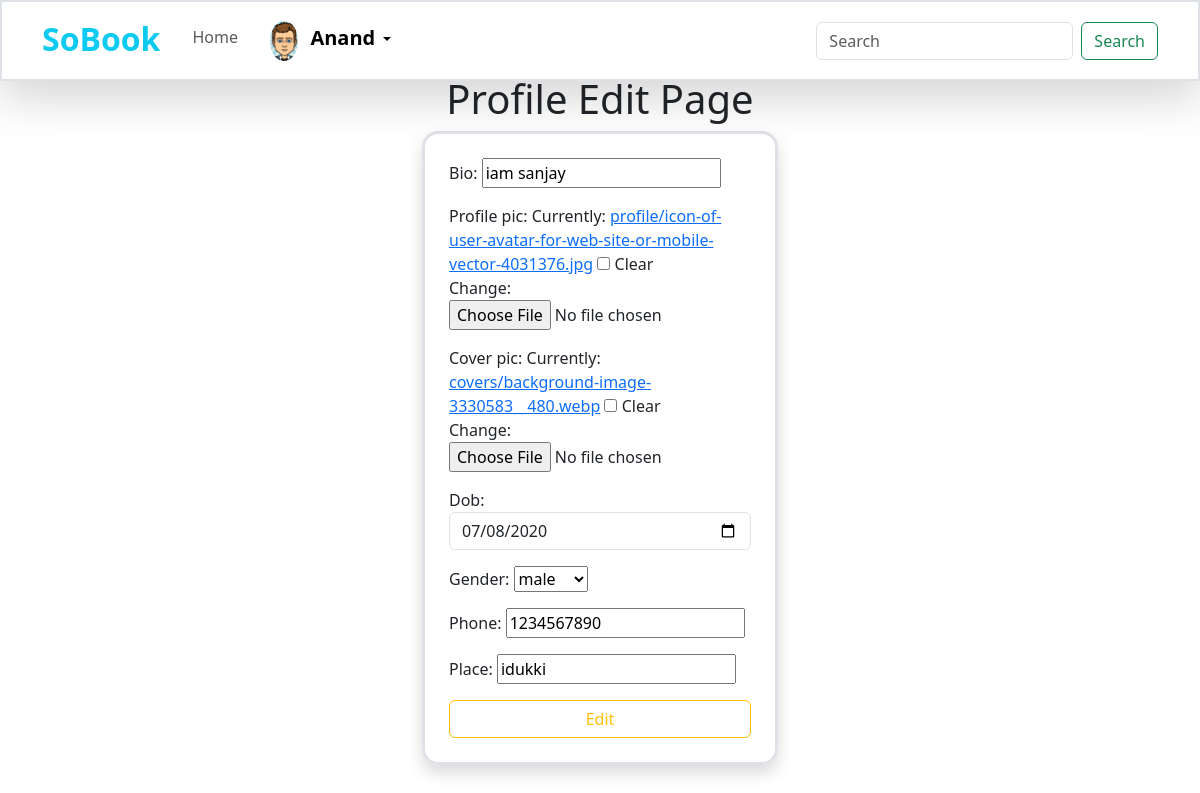
The app's page /profile/9/edit (signed in) with its own data.
### social/models.py (models this page shows, shortened)
class UserProfile(models.Model):
    user = models.OneToOneField(User, on_delete=models.CASCADE,related_name="profile")
    bio = models.CharField(max_length=256)
    profile_pic = models.ImageField(upload_to="profile", null=True, blank=True)
    cover_pic = models.ImageField(upload_to="covers", null=True, blank=True)
    dob = models.DateTimeField(null=True)
    gender_choice=(
        ("male","male"),
        ("female","female"),
        ("others","Others")
    )
    gender=models.CharField(max_length=50,choices=gender_choice,null=True,blank=True)
    phone = models.CharField(max_length=15, null=True, blank=True)
    place=models.CharField(max_length=100,null=True,blank=True)
    followings=models.ManyToManyField(User,related_name='followings',blank=True)
    user_followers=models.ManyToManyField(User,related_name='user_followers',blank=True)

### social/views.py (the view)
# urls.py: path('profile/<int:pk>/edit',views.ProfileEditView.as_view(),name="editprofile"),
@method_decorator(decs, name="dispatch")
class ProfileEditView(UpdateView):
    model = UserProfile
    form_class = UserProfileForm
    template_name = "profile-edit.html"
    success_url = reverse_lazy("myprofile")

### social/forms.py
class UserProfileForm(ModelForm):
    class Meta:
        model=UserProfile
        exclude=("user","followings","user_followers",
        )
        widgets = {
            "dob": forms.DateInput(attrs={'class': 'form-control',"type":"date"}),
        }

### social/views.py (called while the page is built)
def signin_required(fn):
    def wrapper(request, *args, **kwargs):
        if not request.user.is_authenticated:
            return redirect("login")
        else:
            return fn(request, *args, **kwargs)
    return wrapper

### social/templates/profile-edit.html (shortened to what this page needs)
{% extends 'base.html' %}
{% block content %}
<body style="margin-top: 75px;">
<div class="container mt-5 " >
    <div class="row " >
        <h1 class="text-center">Profile Edit Page</h1>
        <div class="col-4"></div>
        <div class="col-4">
            <form action="" method="POST" class=" border p-4 shadow border-3 rounded-4" enctype="multipart/form-data">
                {{form.as_p}}
                <button type="submit" class="btn btn-outline-warning form-control">Edit</button>
            </form>
        </div>
        <div class="col-4"></div>
    </div>
</div>
</body>
{% endblock content %}

### accounts/templates/includes/navbar.html (shortened to what this page needs)
<nav class="navbar fixed-top navbar-expand-lg navbar bg-white border border-2 shadow-lg ">
    <div class="container">
      <a class="navbar-brand fs-2 fw-bold me-4 text-info pb-2" href="#">SoBook</a>
      <div class="collapse navbar-collapse" id="navbarSupportedContent">
        <ul class="navbar-nav me-auto mb-2 mb-lg-0">
          <li class="nav-item">
            <a class="nav-link mt-1 " aria-current="page" href="{% url 'home'%}">Home</a>
          </li>
          {% if request.user.is_authenticated %}
          <li class="nav-item dropdown">
            <a class="nav-link active ms-3 dropdown-toggle" href="#" id="navbarDropdown" role="button" data-bs-toggle="dropdown" aria-expanded="false">
              <img style="width: 23%;height: 5vh; border-radius: 50%;" src="{{request.user.profile.profile_pic}}" alt="image">
              <span class="usname ms-2 fs-5 fw-bolder">{{ request.user }}</span>
            </a>
          {% endif %}
        </ul>
        <form class="d-flex" role="search">
          <input class="form-control me-2" type="search" placeholder="Search" aria-label="Search">
          <button class="btn btn-outline-success" type="submit">Search</button>
        </form>
      </div>
    </div>
  </nav>

### records on screen
UserProfile: bio "iam sanjay", dob "07/08/2020", gender "male", phone "1234567890", place "idukki"

### other values on screen
{{ request.user }} "Anand"
